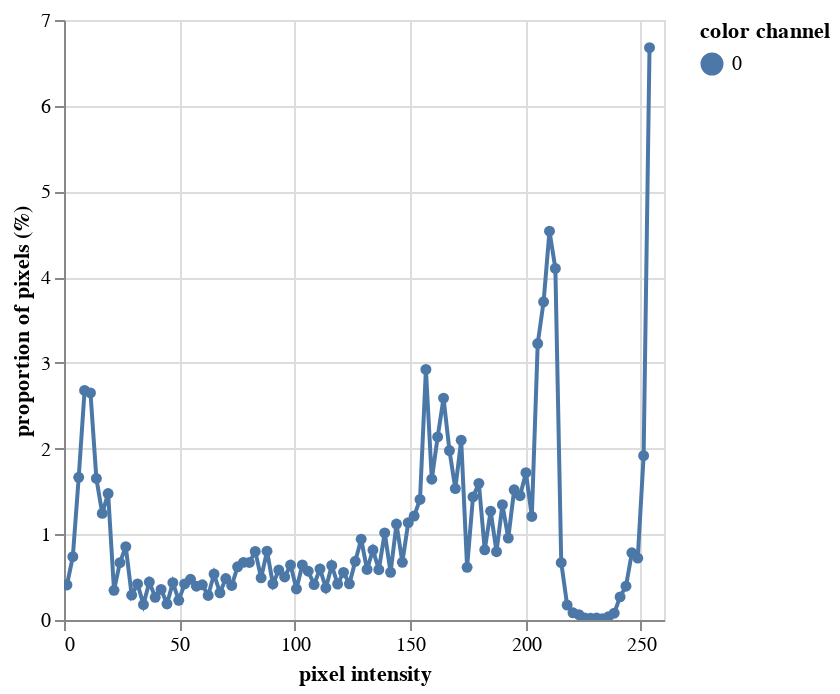

Notebook code for this chart:
### Code cell
hist = pcv.visualize.histogram(img=a)

### Figure 1 — Vega-Lite specification as saved in the notebook (floating-point values rounded to 4 significant figures)
{"config": {"view": {"continuousWidth": 300, "continuousHeight": 300}}, "data": {"name": "data-c2d899cab482548876cd9ae87b25b472"}, "mark": {"type": "line", "point": true}, "encoding": {"color": {"field": "color channel", "type": "nominal"}, "tooltip": [{"field": "pixel intensity", "type": "quantitative"}, {"field": "proportion of pixels (%)", "type": "quantitative"}], "x": {"field": "pixel intensity", "type": "quantitative"}, "y": {"field": "proportion of pixels (%)", "type": "quantitative"}}, "params": [{"name": "param_2", "select": {"type": "interval", "encodings": ["x", "y"]}, "bind": "scales"}], "$schema": "https://vega.github.io/schema/vega-lite/v5.20.1.json", "datasets": {"data-c2d899cab482548876cd9ae87b25b472": [{"pixel intensity": 1.275, "proportion of pixels (%)": 0.4085, "hist_count": 1186, "color channel": "0"}, {"pixel intensity": 3.825, "proportion of pixels (%)": 0.7382, "hist_count": 2143, "color channel": "0"}, {"pixel intensity": 6.375, "proportion of pixels (%)": 1.665, "hist_count": 4833, "color channel": "0"}, {"pixel intensity": 8.925, "proportion of pixels (%)": 2.678, "hist_count": 7774, "color channel": "0"}, {"pixel intensity": 11.47, "proportion of pixels (%)": 2.649, "hist_count": 7689, "color channel": "0"}, {"pixel intensity": 14.02, "proportion of pixels (%)": 1.651, "hist_count": 4794, "color channel": "0"}, {"pixel intensity": 16.57, "proportion of pixels (%)": 1.244, "hist_count": 3611, "color channel": "0"}, {"pixel intensity": 19.12, "proportion of pixels (%)": 1.475, "hist_count": 4282, "color channel": "0"}, {"pixel intensity": 21.67, "proportion of pixels (%)": 0.3458, "hist_count": 1004, "color channel": "0"}, {"pixel intensity": 24.23, "proportion of pixels (%)": 0.669, "hist_count": 1942, "color channel": "0"}, {"pixel intensity": 26.77, "proportion of pixels (%)": 0.8546, "hist_count": 2481, "color channel": "0"}, {"pixel intensity": 29.32, "proportion of pixels (%)": 0.29, "hist_count": 842, "color channel": "0"}, {"pixel intensity": 31.88, "proportion of pixels (%)": 0.4203, "hist_count": 1220, "color channel": "0"}, {"pixel intensity": 34.42, "proportion of pixels (%)": 0.1802, "hist_count": 523, "color channel": "0"}, {"pixel intensity": 36.97, "proportion of pixels (%)": 0.443, "hist_count": 1286, "color channel": "0"}, {"pixel intensity": 39.52, "proportion of pixels (%)": 0.2646, "hist_count": 768, "color channel": "0"}, {"pixel intensity": 42.07, "proportion of pixels (%)": 0.3569, "hist_count": 1036, "color channel": "0"}, {"pixel intensity": 44.62, "proportion of pixels (%)": 0.1888, "hist_count": 548, "color channel": "0"}, {"pixel intensity": 47.17, "proportion of pixels (%)": 0.4358, "hist_count": 1265, "color channel": "0"}, {"pixel intensity": 49.72, "proportion of pixels (%)": 0.2291, "hist_count": 665, "color channel": "0"}, {"pixel intensity": 52.27, "proportion of pixels (%)": 0.4206, "hist_count": 1221, "color channel": "0"}, {"pixel intensity": 54.82, "proportion of pixels (%)": 0.4747, "hist_count": 1378, "color channel": "0"}, {"pixel intensity": 57.38, "proportion of pixels (%)": 0.3944, "hist_count": 1145, "color channel": "0"}, {"pixel intensity": 59.92, "proportion of pixels (%)": 0.4106, "hist_count": 1192, "color channel": "0"}, {"pixel intensity": 62.47, "proportion of pixels (%)": 0.2866, "hist_count": 832, "color channel": "0"}, {"pixel intensity": 65.02, "proportion of pixels (%)": 0.5357, "hist_count": 1555, "color channel": "0"}, {"pixel intensity": 67.57, "proportion of pixels (%)": 0.3169, "hist_count": 920, "color channel": "0"}, {"pixel intensity": 70.12, "proportion of pixels (%)": 0.484, "hist_count": 1405, "color channel": "0"}, {"pixel intensity": 72.67, "proportion of pixels (%)": 0.4027, "hist_count": 1169, "color channel": "0"}, {"pixel intensity": 75.22, "proportion of pixels (%)": 0.6204, "hist_count": 1801, "color channel": "0"}, {"pixel intensity": 77.78, "proportion of pixels (%)": 0.6724, "hist_count": 1952, "color channel": "0"}, {"pixel intensity": 80.32, "proportion of pixels (%)": 0.671, "hist_count": 1948, "color channel": "0"}, {"pixel intensity": 82.88, "proportion of pixels (%)": 0.8002, "hist_count": 2323, "color channel": "0"}, {"pixel intensity": 85.42, "proportion of pixels (%)": 0.4916, "hist_count": 1427, "color channel": "0"}, {"pixel intensity": 87.97, "proportion of pixels (%)": 0.803, "hist_count": 2331, "color channel": "0"}, {"pixel intensity": 90.53, "proportion of pixels (%)": 0.4206, "hist_count": 1221, "color channel": "0"}, {"pixel intensity": 93.07, "proportion of pixels (%)": 0.5822, "hist_count": 1690, "color channel": "0"}, {"pixel intensity": 95.62, "proportion of pixels (%)": 0.5026, "hist_count": 1459, "color channel": "0"}, {"pixel intensity": 98.17, "proportion of pixels (%)": 0.6407, "hist_count": 1860, "color channel": "0"}, {"pixel intensity": 100.7, "proportion of pixels (%)": 0.3617, "hist_count": 1050, "color channel": "0"}, {"pixel intensity": 103.3, "proportion of pixels (%)": 0.6424, "hist_count": 1865, "color channel": "0"}, {"pixel intensity": 105.8, "proportion of pixels (%)": 0.5691, "hist_count": 1652, "color channel": "0"}, {"pixel intensity": 108.4, "proportion of pixels (%)": 0.4141, "hist_count": 1202, "color channel": "0"}, {"pixel intensity": 110.9, "proportion of pixels (%)": 0.5952, "hist_count": 1728, "color channel": "0"}, {"pixel intensity": 113.5, "proportion of pixels (%)": 0.3738, "hist_count": 1085, "color channel": "0"}, {"pixel intensity": 116.0, "proportion of pixels (%)": 0.6362, "hist_count": 1847, "color channel": "0"}, {"pixel intensity": 118.6, "proportion of pixels (%)": 0.4192, "hist_count": 1217, "color channel": "0"}, {"pixel intensity": 121.1, "proportion of pixels (%)": 0.5556, "hist_count": 1613, "color channel": "0"}, {"pixel intensity": 123.7, "proportion of pixels (%)": 0.4216, "hist_count": 1224, "color channel": "0"}, {"pixel intensity": 126.2, "proportion of pixels (%)": 0.6848, "hist_count": 1988, "color channel": "0"}, {"pixel intensity": 128.8, "proportion of pixels (%)": 0.9421, "hist_count": 2735, "color channel": "0"}, {"pixel intensity": 131.3, "proportion of pixels (%)": 0.5894, "hist_count": 1711, "color channel": "0"}, {"pixel intensity": 133.9, "proportion of pixels (%)": 0.8164, "hist_count": 2370, "color channel": "0"}, {"pixel intensity": 136.4, "proportion of pixels (%)": 0.587, "hist_count": 1704, "color channel": "0"}, {"pixel intensity": 139.0, "proportion of pixels (%)": 1.017, "hist_count": 2951, "color channel": "0"}, {"pixel intensity": 141.5, "proportion of pixels (%)": 0.556, "hist_count": 1614, "color channel": "0"}, {"pixel intensity": 144.1, "proportion of pixels (%)": 1.12, "hist_count": 3251, "color channel": "0"}, {"pixel intensity": 146.6, "proportion of pixels (%)": 0.6734, "hist_count": 1955, "color channel": "0"}, {"pixel intensity": 149.2, "proportion of pixels (%)": 1.135, "hist_count": 3294, "color channel": "0"}, {"pixel intensity": 151.7, "proportion of pixels (%)": 1.213, "hist_count": 3520, "color channel": "0"}, {"pixel intensity": 154.3, "proportion of pixels (%)": 1.406, "hist_count": 4082, "color channel": "0"}, {"pixel intensity": 156.8, "proportion of pixels (%)": 2.924, "hist_count": 8488, "color channel": "0"}, {"pixel intensity": 159.4, "proportion of pixels (%)": 1.643, "hist_count": 4770, "color channel": "0"}, {"pixel intensity": 161.9, "proportion of pixels (%)": 2.136, "hist_count": 6202, "color channel": "0"}, {"pixel intensity": 164.5, "proportion of pixels (%)": 2.589, "hist_count": 7515, "color channel": "0"}, {"pixel intensity": 167.0, "proportion of pixels (%)": 1.977, "hist_count": 5739, "color channel": "0"}, {"pixel intensity": 169.6, "proportion of pixels (%)": 1.533, "hist_count": 4450, "color channel": "0"}, {"pixel intensity": 172.1, "proportion of pixels (%)": 2.097, "hist_count": 6088, "color channel": "0"}, {"pixel intensity": 174.7, "proportion of pixels (%)": 0.6149, "hist_count": 1785, "color channel": "0"}, {"pixel intensity": 177.2, "proportion of pixels (%)": 1.436, "hist_count": 4170, "color channel": "0"}, {"pixel intensity": 179.8, "proportion of pixels (%)": 1.594, "hist_count": 4628, "color channel": "0"}, {"pixel intensity": 182.3, "proportion of pixels (%)": 0.8195, "hist_count": 2379, "color channel": "0"}, {"pixel intensity": 184.9, "proportion of pixels (%)": 1.27, "hist_count": 3687, "color channel": "0"}, {"pixel intensity": 187.4, "proportion of pixels (%)": 0.7968, "hist_count": 2313, "color channel": "0"}, {"pixel intensity": 190.0, "proportion of pixels (%)": 1.345, "hist_count": 3905, "color channel": "0"}, {"pixel intensity": 192.5, "proportion of pixels (%)": 0.9562, "hist_count": 2776, "color channel": "0"}, {"pixel intensity": 195.1, "proportion of pixels (%)": 1.519, "hist_count": 4410, "color channel": "0"}, {"pixel intensity": 197.6, "proportion of pixels (%)": 1.451, "hist_count": 4211, "color channel": "0"}, {"pixel intensity": 200.2, "proportion of pixels (%)": 1.718, "hist_count": 4988, "color channel": "0"}, {"pixel intensity": 202.7, "proportion of pixels (%)": 1.208, "hist_count": 3507, "color channel": "0"}, {"pixel intensity": 205.3, "proportion of pixels (%)": 3.225, "hist_count": 9362, "color channel": "0"}, {"pixel intensity": 207.8, "proportion of pixels (%)": 3.712, "hist_count": 10776, "color channel": "0"}, {"pixel intensity": 210.4, "proportion of pixels (%)": 4.536, "hist_count": 13167, "color channel": "0"}, {"pixel intensity": 212.9, "proportion of pixels (%)": 4.102, "hist_count": 11908, "color channel": "0"}, {"pixel intensity": 215.5, "proportion of pixels (%)": 0.6693, "hist_count": 1943, "color channel": "0"}, {"pixel intensity": 218.0, "proportion of pixels (%)": 0.1746, "hist_count": 507, "color channel": "0"}, {"pixel intensity": 220.6, "proportion of pixels (%)": 0.0844, "hist_count": 245, "color channel": "0"}, {"pixel intensity": 223.1, "proportion of pixels (%)": 0.06235, "hist_count": 181, "color channel": "0"}, {"pixel intensity": 225.7, "proportion of pixels (%)": 0.02274, "hist_count": 66, "color channel": "0"}, {"pixel intensity": 228.2, "proportion of pixels (%)": 0.02067, "hist_count": 60, "color channel": "0"}, {"pixel intensity": 230.8, "proportion of pixels (%)": 0.02274, "hist_count": 66, "color channel": "0"}, {"pixel intensity": 233.3, "proportion of pixels (%)": 0.01619, "hist_count": 47, "color channel": "0"}, {"pixel intensity": 235.9, "proportion of pixels (%)": 0.03755, "hist_count": 109, "color channel": "0"}, {"pixel intensity": 238.4, "proportion of pixels (%)": 0.07957, "hist_count": 231, "color channel": "0"}, {"pixel intensity": 241.0, "proportion of pixels (%)": 0.2697, "hist_count": 783, "color channel": "0"}, {"pixel intensity": 243.5, "proportion of pixels (%)": 0.3944, "hist_count": 1145, "color channel": "0"}, {"pixel intensity": 246.1, "proportion of pixels (%)": 0.7837, "hist_count": 2275, "color channel": "0"}, {"pixel intensity": 248.6, "proportion of pixels (%)": 0.7217, "hist_count": 2095, "color channel": "0"}, {"pixel intensity": 251.2, "proportion of pixels (%)": 1.916, "hist_count": 5563, "color channel": "0"}, {"pixel intensity": 253.7, "proportion of pixels (%)": 6.677, "hist_count": 19382, "color channel": "0"}]}}
